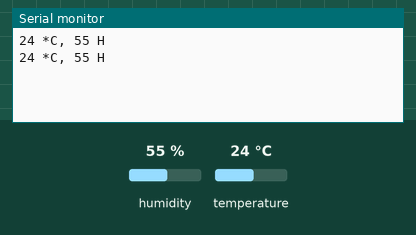
Simulated run of this sketch. Board: Arduino Uno, built with avr-gcc and run on an emulated ATmega328P. Shown: the last lines printed to the serial monitor. The test bench sets the inputs (shaded band); at power-on: humidity 55 %, temperature 24 °C.

Above: at 2.3 s.
2.4 s: humidity set to 22 %
At 4.2 s:
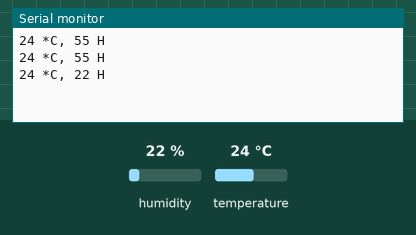
4.5 s: temperature set to 12 °C
At 5.2 s:
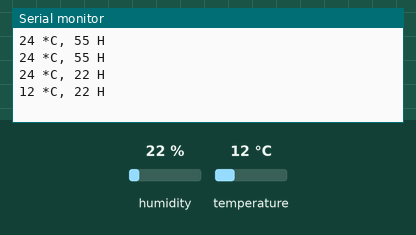
6.6 s: humidity set to 40 %
At 8.0 s:
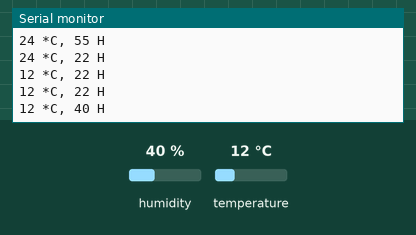
Timing chart, 0 to 9.6 s (numbered marks = the images above; inputs shaded):
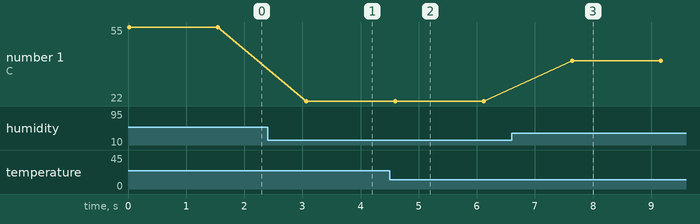

Measured:
- after the input at 2.4 s, the serial monitor: prints a new line after 0.67 s (image 1)
- after the input at 4.5 s, the serial monitor: prints a new line after 0.09 s (image 2)
- after the input at 6.6 s, the serial monitor: prints a new line after 1.0 s (image 3)
- plotted number 1: 55 → 22 after the input at 2.4 s, 22 → 40 after the input at 6.6 s

The sketch:

Writing_Data_on_Serial_Port.ino
```cpp
#include <SimpleDHT.h>
int dhtval = 6;
SimpleDHT11 dht11(dhtval);

void setup()
{
  Serial.begin(9600);
}

void loop()
{
  byte temperature = 0;
  byte humidity = 0;
  int err = SimpleDHTErrSuccess;
  if ((err = dht11.read(&temperature, &humidity, NULL)) != SimpleDHTErrSuccess)
  {
    Serial.print("Read DHT11 failed, err=");
    Serial.println(err);
    delay(1000);
    return;
  }
  Serial.print((int)temperature);
  Serial.print(" *C, ");
  Serial.print((int)humidity);
  Serial.println(" H");
  // DHT11 sampling rate is 1HZ.
  delay(1500);
}
```
